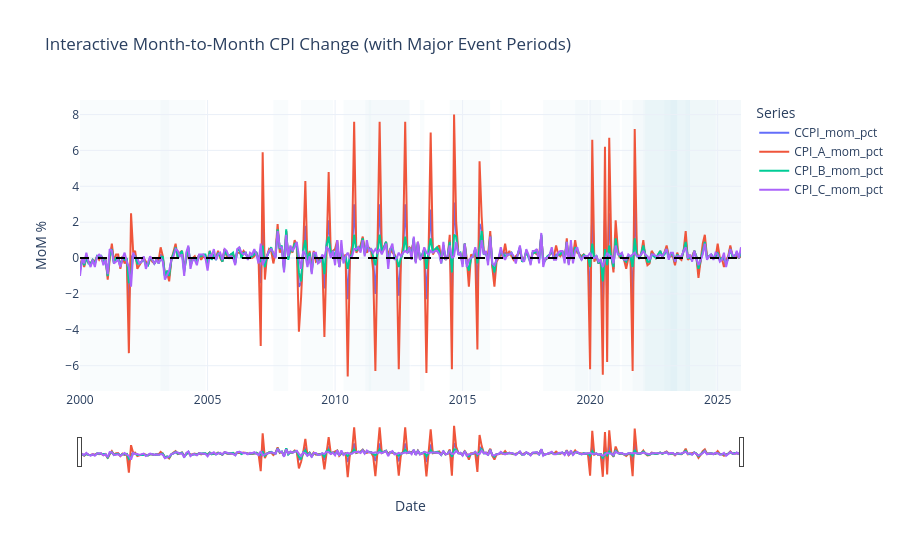

This figure's notebook cell:
### Code cell
# 3) Interactive month-to-month changes (volatility focus)
fig = go.Figure()
for col in ["CCPI_mom_pct", "CPI_A_mom_pct", "CPI_B_mom_pct", "CPI_C_mom_pct"]:
    fig.add_trace(
        go.Scatter(
            x=monthly["Date"],
            y=monthly[col],
            mode="lines",
            name=col,
            hovertemplate="Date=%{x|%Y-%m}<br>MoM=%{y:.2f}%<extra>" + col + "</extra>",
        )
    )

fig.add_hline(y=0, line_dash="dash", line_color="black")
for _, row in event_periods.iterrows():
    fig.add_vrect(
        x0=row["Start"],
        x1=row["End"],
        fillcolor="LightBlue",
        opacity=0.08,
        layer="below",
        line_width=0,
    )

fig.update_layout(
    title="Interactive Month-to-Month CPI Change (with Major Event Periods)",
    xaxis_title="Date",
    yaxis_title="MoM %",
    hovermode="x unified",
    legend_title_text="Series",
    template="plotly_white",
    dragmode="pan",
)
fig.update_xaxes(rangeslider_visible=True)
fig.show(config={"scrollZoom": True, "doubleClick": "reset+autosize"})

### Figure 1 — Plotly figure (JSON) as saved in the notebook; plotly's stock layout.template omitted (floating-point values rounded to 4 significant figures; data arrays with more than 128 entries replaced by an {"elided": "..."} marker saying what was removed)
{"data": [{"hovertemplate": "Date=%{x|%Y-%m}<br>MoM=%{y:.2f}%<extra>CCPI_mom_pct</extra>", "mode": "lines", "name": "CCPI_mom_pct", "type": "scatter", "x": {"elided": "312 str values"}, "y": {"elided": "312 float values"}}, {"hovertemplate": "Date=%{x|%Y-%m}<br>MoM=%{y:.2f}%<extra>CPI_A_mom_pct</extra>", "mode": "lines", "name": "CPI_A_mom_pct", "type": "scatter", "x": {"elided": "312 str values"}, "y": {"elided": "312 float values"}}, {"hovertemplate": "Date=%{x|%Y-%m}<br>MoM=%{y:.2f}%<extra>CPI_B_mom_pct</extra>", "mode": "lines", "name": "CPI_B_mom_pct", "type": "scatter", "x": {"elided": "312 str values"}, "y": {"elided": "312 float values"}}, {"hovertemplate": "Date=%{x|%Y-%m}<br>MoM=%{y:.2f}%<extra>CPI_C_mom_pct</extra>", "mode": "lines", "name": "CPI_C_mom_pct", "type": "scatter", "x": {"elided": "312 str values"}, "y": {"elided": "312 float values"}}], "layout": {"dragmode": "pan", "hovermode": "x unified", "legend": {"title": {"text": "Series"}}, "shapes": [{"line": {"color": "black", "dash": "dash"}, "type": "line", "x0": 0, "x1": 1, "xref": "x domain", "y0": 0, "y1": 0, "yref": "y"}, {"fillcolor": "LightBlue", "layer": "below", "line": {"width": 0}, "opacity": 0.08, "type": "rect", "x0": "2000-01-01T00:00:00", "x1": "2004-12-01T00:00:00", "xref": "x", "y0": 0, "y1": 1, "yref": "y domain"}, {"fillcolor": "LightBlue", "layer": "below", "line": {"width": 0}, "opacity": 0.08, "type": "rect", "x0": "2003-03-01T00:00:00", "x1": "2003-07-01T00:00:00", "xref": "x", "y0": 0, "y1": 1, "yref": "y domain"}, {"fillcolor": "LightBlue", "layer": "below", "line": {"width": 0}, "opacity": 0.08, "type": "rect", "x0": "2008-09-01T00:00:00", "x1": "2009-12-01T00:00:00", "xref": "x", "y0": 0, "y1": 1, "yref": "y domain"}, {"fillcolor": "LightBlue", "layer": "below", "line": {"width": 0}, "opacity": 0.08, "type": "rect", "x0": "2007-08-01T00:00:00", "x1": "2008-03-01T00:00:00", "xref": "x", "y0": 0, "y1": 1, "yref": "y domain"}, {"fillcolor": "LightBlue", "layer": "below", "line": {"width": 0}, "opacity": 0.08, "type": "rect", "x0": "2010-05-01T00:00:00", "x1": "2012-12-01T00:00:00", "xref": "x", "y0": 0, "y1": 1, "yref": "y domain"}, {"fillcolor": "LightBlue", "layer": "below", "line": {"width": 0}, "opacity": 0.08, "type": "rect", "x0": "2011-05-01T00:00:00", "x1": "2012-12-01T00:00:00", "xref": "x", "y0": 0, "y1": 1, "yref": "y domain"}, {"fillcolor": "LightBlue", "layer": "below", "line": {"width": 0}, "opacity": 0.08, "type": "rect", "x0": "2011-03-11T00:00:00", "x1": "2011-06-01T00:00:00", "xref": "x", "y0": 0, "y1": 1, "yref": "y domain"}, {"fillcolor": "LightBlue", "layer": "below", "line": {"width": 0}, "opacity": 0.08, "type": "rect", "x0": "2014-07-01T00:00:00", "x1": "2016-02-01T00:00:00", "xref": "x", "y0": 0, "y1": 1, "yref": "y domain"}, {"fillcolor": "LightBlue", "layer": "below", "line": {"width": 0}, "opacity": 0.08, "type": "rect", "x0": "2013-05-01T00:00:00", "x1": "2013-07-01T00:00:00", "xref": "x", "y0": 0, "y1": 1, "yref": "y domain"}, {"fillcolor": "LightBlue", "layer": "below", "line": {"width": 0}, "opacity": 0.08, "type": "rect", "x0": "2016-06-23T00:00:00", "x1": "2016-07-15T00:00:00", "xref": "x", "y0": 0, "y1": 1, "yref": "y domain"}, {"fillcolor": "LightBlue", "layer": "below", "line": {"width": 0}, "opacity": 0.08, "type": "rect", "x0": "2018-03-01T00:00:00", "x1": "2019-12-01T00:00:00", "xref": "x", "y0": 0, "y1": 1, "yref": "y domain"}, {"fillcolor": "LightBlue", "layer": "below", "line": {"width": 0}, "opacity": 0.08, "type": "rect", "x0": "2019-06-01T00:00:00", "x1": "2020-06-01T00:00:00", "xref": "x", "y0": 0, "y1": 1, "yref": "y domain"}, {"fillcolor": "LightBlue", "layer": "below", "line": {"width": 0}, "opacity": 0.08, "type": "rect", "x0": "2020-01-01T00:00:00", "x1": "2021-03-01T00:00:00", "xref": "x", "y0": 0, "y1": 1, "yref": "y domain"}, {"fillcolor": "LightBlue", "layer": "below", "line": {"width": 0}, "opacity": 0.08, "type": "rect", "x0": "2021-04-01T00:00:00", "x1": "2023-12-01T00:00:00", "xref": "x", "y0": 0, "y1": 1, "yref": "y domain"}, {"fillcolor": "LightBlue", "layer": "below", "line": {"width": 0}, "opacity": 0.08, "type": "rect", "x0": "2021-09-01T00:00:00", "x1": "2025-12-01T00:00:00", "xref": "x", "y0": 0, "y1": 1, "yref": "y domain"}, {"fillcolor": "LightBlue", "layer": "below", "line": {"width": 0}, "opacity": 0.08, "type": "rect", "x0": "2022-02-01T00:00:00", "x1": "2023-12-01T00:00:00", "xref": "x", "y0": 0, "y1": 1, "yref": "y domain"}, {"fillcolor": "LightBlue", "layer": "below", "line": {"width": 0}, "opacity": 0.08, "type": "rect", "x0": "2022-03-01T00:00:00", "x1": "2024-12-01T00:00:00", "xref": "x", "y0": 0, "y1": 1, "yref": "y domain"}, {"fillcolor": "LightBlue", "layer": "below", "line": {"width": 0}, "opacity": 0.08, "type": "rect", "x0": "2022-12-01T00:00:00", "x1": "2023-06-01T00:00:00", "xref": "x", "y0": 0, "y1": 1, "yref": "y domain"}, {"fillcolor": "LightBlue", "layer": "below", "line": {"width": 0}, "opacity": 0.08, "type": "rect", "x0": "2023-03-01T00:00:00", "x1": "2023-06-01T00:00:00", "xref": "x", "y0": 0, "y1": 1, "yref": "y domain"}, {"fillcolor": "LightBlue", "layer": "below", "line": {"width": 0}, "opacity": 0.08, "type": "rect", "x0": "2023-10-01T00:00:00", "x1": "2025-12-01T00:00:00", "xref": "x", "y0": 0, "y1": 1, "yref": "y domain"}], "title": {"text": "Interactive Month-to-Month CPI Change (with Major Event Periods)"}, "xaxis": {"rangeslider": {"visible": true}, "title": {"text": "Date"}}, "yaxis": {"title": {"text": "MoM %"}}}}
